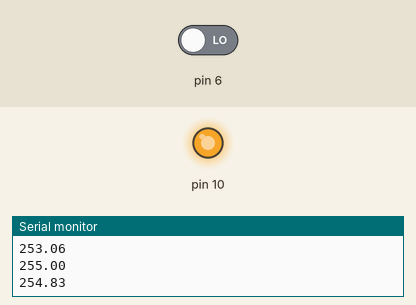
This sketch was run on a simulated Arduino Uno, built with avr-gcc and run on an emulated ATmega328P. Shown: output pins drawn as LEDs (lit = HIGH), the last lines printed to the serial monitor. The test bench sets the inputs (shaded band); at power-on: pin 6 LOW.

Above: at 1.2 s.
1.3 s: pin 6 driven HIGH
At 1.8 s:
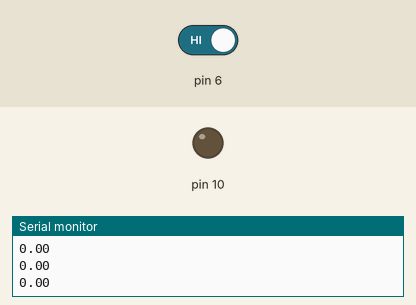
2.8 s: pin 6 driven LOW
At 3.25 s:
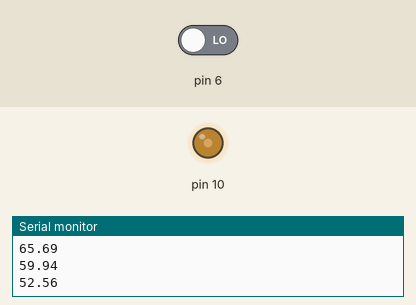
At 5.69 s:
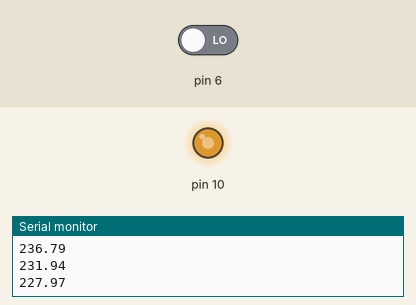
Timing chart, 0 to 11.8 s (numbered marks = the images above; inputs shaded):
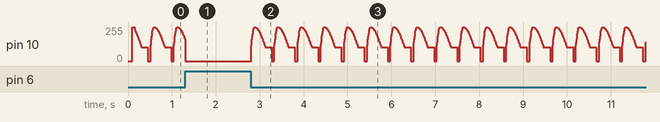

The sketch:

led_heavy_breathing.ino
```cpp
/*
  Sine fade
  Takes a linear input from an analog sensor
  and produces a sinusoidal fade curve

  created 30 Jan 2019
  by Tom Igoe and lighting & interactivity 2019 class
*/

int intensity = 255;
int change = 5;

void setup() {
  Serial.begin(9600);
}

void loop() {
  // decrease or increase by 1 point each time
  // if at the bottom or top, change the direction:


  if (intensity <= 0 ) {
    change = -change / 3;
  }

  if ( intensity >= 255) {
    change = -change * 3;
  }


  intensity = intensity + change;

  // get the sine of the intensity so you're not doing a linear fade:
  float result = sineFade(intensity, 0, 255);
  if (digitalRead(6) == HIGH) {
    result = 0;
  }

  analogWrite(10, result);
  delay(5);
  Serial.println(result);
}

float sineFade(int inValue, int minValue, int maxValue) {
  // map input to a 0-179 range:
  float angle = map(inValue, minValue, maxValue, 0, 179);
  float result = (sin((angle * PI / 180) + PI / 2) + 1) * 127.5;
  return result;
}
```
